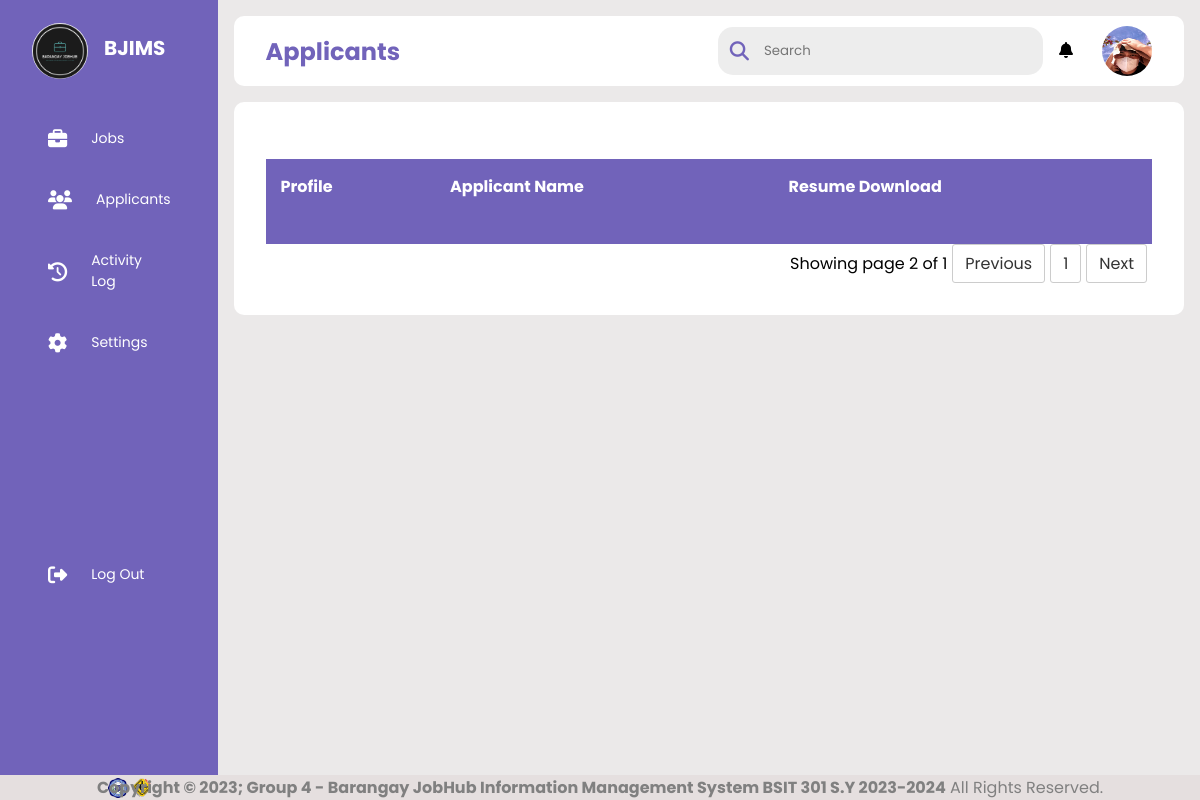
Page /employers/applicants.php?page_no=2 (signed in) on the earlier database version.
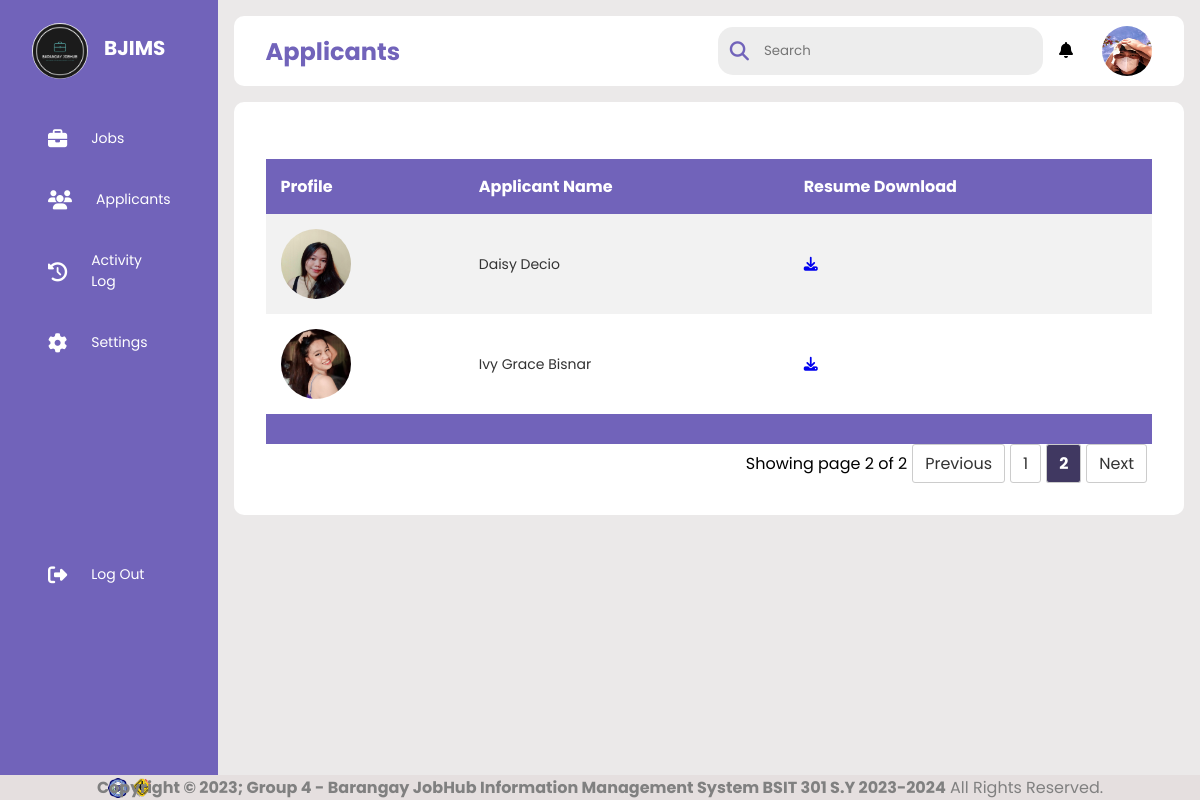
Same page on the later database version.
### tables this page shows
CREATE TABLE `jobseeker` (
  `id` int(100) NOT NULL,
  `name` varchar(100) DEFAULT NULL,
  `age` int(11) DEFAULT NULL,
  `address` varchar(100) DEFAULT NULL,
  `phone` varchar(100) DEFAULT NULL,
  `skills` varchar(100) DEFAULT NULL,
  `experience` varchar(100) DEFAULT NULL,
  `email` varchar(100) NOT NULL,
  `password` varchar(100) NOT NULL,
  `image` varchar(100) NOT NULL,
  `summary` varchar(255) DEFAULT NULL
);

### employers/applicants.php (the view, shortened to what the changed rows need)
<!DOCTYPE html>
<html lang="en">
    <head>
        <link rel="stylesheet" href="../css/style.css"/>
        <link rel="stylesheet" href="https://cdnjs.cloudflare.com/ajax/libs/font-awesome/6.4.0/css/all.min.css"/>
        <link href="https://cdn.datatables.net/1.10.25/css/dataTables.bootstrap.min.css" rel="stylesheet"/>
    </head>
    <body>
        <div class="main--content">
            <div class="header--wrapper">
                <div class="header--title">
                    <h2>Applicants</h2>
                </div>
            </div>
            <div class="tabular--wrapper">
                <br>
                <div class="table-container">
                    <table>
                        <thead>
                            <th>Profile</th>
                            <th>Applicant Name</th>
                            <th>Resume Download</th>
                        </thead>
                        <tbody id="myTable">
                            <?php
                                require_once "../connection.php";
                                if(isset($_GET['page_no']) && $_GET['page_no']!="") {
                                    $page_no = $_GET['page_no'];
                                }else{
                                    $page_no = 1;
                                }
                                $total_records_per_page = 10;
                                $offset = ($page_no-1) * $total_records_per_page;
                                $previous_page = $page_no - 1;
                                $next_page = $page_no + 1;
                                $result_count=mysqli_query($conn, "SELECT COUNT(*) as total_records FROM jobseeker");
                                $total_records = mysqli_fetch_array($result_count);
                                $total_records = $total_records['total_records'];
                                $total_no_of_pages = ceil($total_records / $total_records_per_page);
                                $sql = mysqli_query($conn, "SELECT * FROM jobseeker ORDER BY id DESC LIMIT $offset,$total_records_per_page");
                                $row = mysqli_num_rows($sql);
                                if($row > 0) {
                                    while($row = mysqli_fetch_array($sql)) {
                            ?>
                            <tr>
                                <td><img src="../uploaded_img/<?php echo $row['image'];?>" style="width: 70px;height: 70px;border-radius: 50%;"></td>
                                <td><?php echo $row['name'];?></td>
                                <td><a href="generate_pdf.php?pdfid=<?php echo htmlentities($row['id']);?>"<i class="fa-solid fa-download"></i></a></td>
                            </tr>
                            <?php
                                }}
                            ?>
                        </tbody>
                    </table>
                </div>
                <ul class="pagination pull-right">
                    <li class="pull-left btn btn-default disabled">Showing page <?php echo $page_no. " of ". $total_no_of_pages;?></li>
                    <li <?php if($page_no <= 1) {echo "class='disabled'";}?>>
                    <a <?php if($page_no > 1) {echo "href='?page_no=$previous_page'";}?>>Previous</a>
                    </li>
                <?php
                    if($total_no_of_pages <=10) {
                        for($counter = 1; $counter <=$total_no_of_pages;$counter++) {
                            if($counter == $page_no) {
                                echo "<li class='active'><a>$counter</a></li>";
                            }else{
                                echo "<li><a href='?page_no=$counter'>$counter</a></li>";
                            }
                        }
                    }
                ?>
                <li <?php if($page_no >= $total_no_of_pages){ echo "class='disabled'";}?>>
                    <a <?php if($page_no < $total_no_of_pages){ echo "href='?page_no=$next_page'";}?>>Next</a>
                </li>
                </ul>
            </div>
        </div>
    </body>
</html>

Differences in the rows shown:
now on this page (row edited): jobseeker: image (picture), name "Daisy Decio"
now on this page (row edited): jobseeker: image (picture), name "Ivy Grace Bisnar"
Other differences:
$total_no_of_pages: "1" → "2"
new list line: "2"
